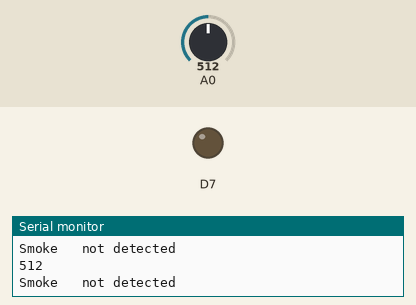
This sketch was run on a simulated ESP8266 (NodeMCU). Parts: output pins drawn as LEDs (lit = HIGH), the last lines printed to the serial monitor. The inputs (shaded band) are chosen by the test bench; at power-on: A0 = 512.

Above: at 1.8 s.
1.9 s: A0 set to 617
3.4 s: A0 set to 640
At 4.6 s:
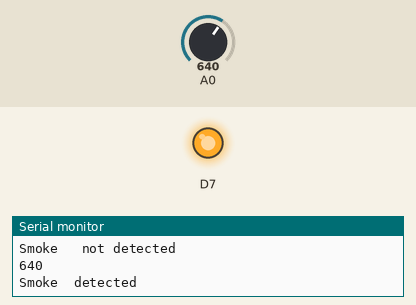
5.5 s: A0 set to 620
At 7.2 s:
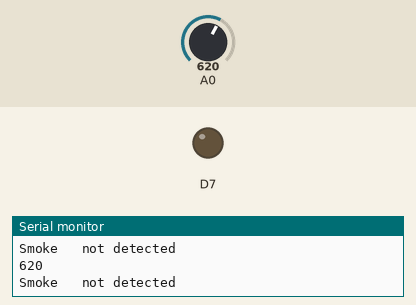
7.5 s: A0 set to 716
At 8.9 s:
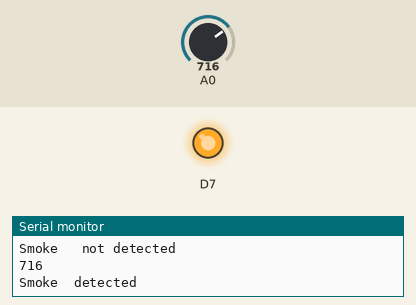
Timing chart, 0 to 10.5 s (numbered marks = the images above; inputs shaded):
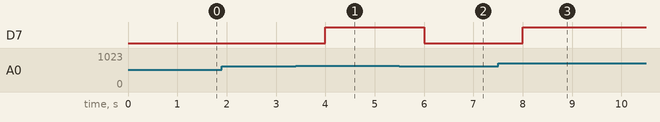

The sketch:

smoke1.ino
```cpp
void setup() {
  // put your setup code here, to run once:
pinMode(A0,INPUT);
pinMode(D7,OUTPUT);
//pinMode(A0,INPUT);
Serial.begin(9600);
}

void loop() {
  // put your main code here, to run repeatedly:
if(analogRead(A0)>630)
   {
       Serial.println("Smoke  detected");
       digitalWrite(D7,HIGH);
       delay(1000);
   }
else
  {
       Serial.println("Smoke   not detected");
       digitalWrite(D7,LOW);
      delay(1000);
  }
Serial.println(analogRead(A0));
}
```

Measured:
- the behaviour switches between 630 and 631 on A0 (found by bisection; images 0 and 1)
- after the input at 3.4 s, D7: LOW → HIGH after 0.60 s
- after the input at 5.5 s, D7: HIGH → LOW after 0.50 s
- after the input at 7.5 s, D7: LOW → HIGH after 0.50 s
